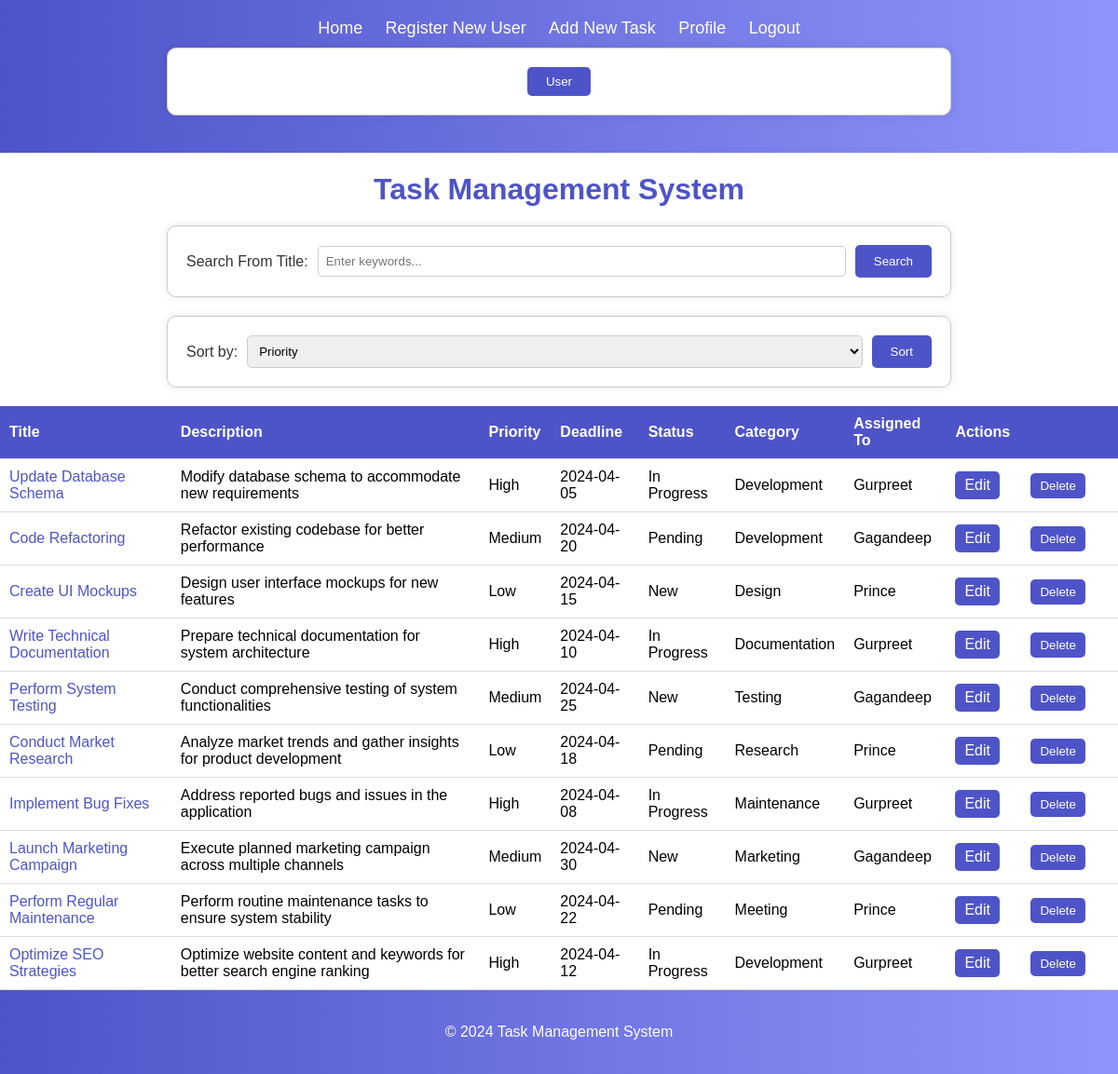
The app's page /index.php (signed in) with its own data.
### tables this page shows
CREATE TABLE Task (
    task_id INT AUTO_INCREMENT PRIMARY KEY,
    title VARCHAR(100) NOT NULL,
    description TEXT,
    priority VARCHAR(20),
    deadline DATE,
    status VARCHAR(20),
    category_id INT,
    employee_id INT,
    FOREIGN KEY (category_id) REFERENCES Categories(category_id),
    FOREIGN KEY (employee_id) REFERENCES Employee(employee_id)
);

CREATE TABLE Categories (
    category_id INT AUTO_INCREMENT PRIMARY KEY,
    category_name VARCHAR(50) NOT NULL
);

CREATE TABLE Employee (
    employee_id INT AUTO_INCREMENT PRIMARY KEY,
    username VARCHAR(50) NOT NULL,
    department VARCHAR(50),
    role VARCHAR(50),
    password VARCHAR(255) NOT NULL,       
    image_filename VARCHAR(255),
    image_data LONGBLOB
);

### index.php (the view, shortened to what this page needs)
<?php
require('connect.php');
include('nav.php');
if (isset($_GET['search'])) {
    $search = '%' . $_GET['search'] . '%';
    $query = "SELECT task.*, employee.username AS assigned_to, categories.category_name AS category
              FROM task
              LEFT JOIN employee ON task.employee_id = employee.employee_id
              LEFT JOIN categories ON task.category_id = categories.category_id
              WHERE title LIKE :search OR description LIKE :search";
    $statement = $db->prepare($query);
    $statement->bindParam(':search', $search, PDO::PARAM_STR);
    $statement->execute();
    $tasks = $statement->fetchAll(PDO::FETCH_ASSOC);
} else {
    $query = "SELECT task.*, employee.username AS assigned_to, categories.category_name AS category
              FROM task
              LEFT JOIN employee ON task.employee_id = employee.employee_id
              LEFT JOIN categories ON task.category_id = categories.category_id";
    $statement = $db->query($query);
    $tasks = $statement->fetchAll(PDO::FETCH_ASSOC);
}
?>
<!DOCTYPE html>
<html lang="en">
<head>
    <link rel="stylesheet" type="text/css" href="main.css">
</head>
<body>
    <h1>Task Management System</h1>
    <form method="GET" class="search-form">
        <label for="search">Search From Title:</label>
        <input type="text" name="search" id="search" placeholder="Enter keywords...">
        <button type="submit">Search</button>
    </form>
    <?php if ($_SESSION['user_type'] === 'admin'): ?>
        <form method="POST" class="sort-form">
            <label for="sort">Sort by:</label>
            <select name="sort" id="sort">
                <option value="priority">Priority</option>
            </select>
            <button type="submit">Sort</button>
        </form>
    <?php endif; ?>
    <div class="table-container">
        <table>
            <tr>
                <th>Title</th>
                <th>Description</th>
                <th>Priority</th>
                <th>Deadline</th>
                <th>Status</th>
                <?php if ($_SESSION['user_type'] === 'admin'): ?>
                    <th>Category</th>
                    <th>Assigned To</th>
                    <th>Actions</th>
                <?php endif; ?>
            </tr>
            <?php foreach ($tasks as $task): ?>
                <tr>
                    <td><a href="task_details.php?id=<?= $task['task_id'] ?>"><?= $task['title'] ?></a></td>
                    <td><?= $task['description'] ?></td>
                    <td><?= $task['priority'] ?></td>
                    <td><?= $task['deadline'] ?></td>
                    <td><?= $task['status'] ?></td>
                    <?php if ($_SESSION['user_type'] === 'admin'): ?>
                        <td><?= $task['category'] ?></td>
                        <td><?= $task['assigned_to'] ?></td>
                        <td class="actions">
                            <a href="edit_task.php?id=<?= $task['task_id'] ?>">Edit</a>
                            <form action="delete_task.php" method="POST" style="background-color: transparent; border: none; box-shadow: none;">
                                <button type="submit" class="delete" onclick="return confirm('Are you sure you want to delete this task?')">Delete</button>
                            </form>
                        </td>
                    <?php endif; ?>
                </tr>
            <?php endforeach; ?>
        </table>
    </div>
    <?php include('footer.php'); ?>
</body>
</html>

### main.css (style rules this page uses)
body { font-family: Arial, sans-serif; margin: 0; padding: 0; background-color: #ffffff; }
h1 { text-align: center; color: #4e54c8; margin-bottom: 20px; }
form { display: flex; justify-content: space-between; align-items: center; width: 80%; max-width: 800px; margin: 0 auto; margin-bottom: 20px; padding: 20px; background-color: #ffffff; border: 1px solid #cccccc; border-radius: 10px; box-shadow: 0 0 10px rgba(0, 0, 0, 0.1); }
label { margin-right: 10px; color: #333; }
input[type="text"], select { flex: 1; padding: 8px; margin-right: 10px; border: 1px solid #ccc; border-radius: 5px; box-sizing: border-box; }
button[type="submit"] { padding: 10px 20px; background-color: #4e54c8; color: #fff; border: none; border-radius: 5px; cursor: pointer; transition: background-color 0.3s; }
table { width: 100%; border-collapse: collapse; margin-top: 20px; }
th, td { padding: 10px; border-bottom: 1px solid #ddd; text-align: left; }
th { background-color: #4e54c8; color: #fff; }
a { text-decoration: none; color: #4e54c8; }
.actions { white-space: nowrap; }
.actions form { display: inline; margin-left: 4px; background-color: none; border: none; }
.actions a, .actions button { padding: 6px 10px; margin-right: 5px; background-color: #4e54c8; color: #fff; border: none; border-radius: 5px; cursor: pointer; transition: background-color 0.3s; text-decoration: none; display: inline-block; }

### records on screen
task: title "Update Database Schema", description "Modify database schema to accommodate new requirements", priority "High", deadline "2024-04-05", status "In Progress", category.category_name "Development", employee.username "Gurpreet"
task: title "Code Refactoring", description "Refactor existing codebase for better performance", priority "Medium", deadline "2024-04-20", status "Pending", category.category_name "Development", employee.username "Gagandeep"
task: title "Create UI Mockups", description "Design user interface mockups for new features", priority "Low", deadline "2024-04-15", status "New", category.category_name "Design", employee.username "Prince"
task: title "Write Technical Documentation", description "Prepare technical documentation for system architecture", priority "High", deadline "2024-04-10", status "In Progress", category.category_name "Documentation", employee.username "Gurpreet"
task: title "Perform System Testing", description "Conduct comprehensive testing of system functionalities", priority "Medium", deadline "2024-04-25", status "New", category.category_name "Testing", employee.username "Gagandeep"
task: title "Conduct Market Research", description "Analyze market trends and gather insights for product development", priority "Low", deadline "2024-04-18", status "Pending", category.category_name "Research", employee.username "Prince"
task: title "Implement Bug Fixes", description "Address reported bugs and issues in the application", priority "High", deadline "2024-04-08", status "In Progress", category.category_name "Maintenance", employee.username "Gurpreet"
task: title "Launch Marketing Campaign", description "Execute planned marketing campaign across multiple channels", priority "Medium", deadline "2024-04-30", status "New", category.category_name "Marketing", employee.username "Gagandeep"
task: title "Perform Regular Maintenance", description "Perform routine maintenance tasks to ensure system stability", priority "Low", deadline "2024-04-22", status "Pending", category.category_name "Meeting", employee.username "Prince"
task: title "Optimize SEO Strategies", description "Optimize website content and keywords for better search engine ranking", priority "High", deadline "2024-04-12", status "In Progress", category.category_name "Development", employee.username "Gurpreet"
